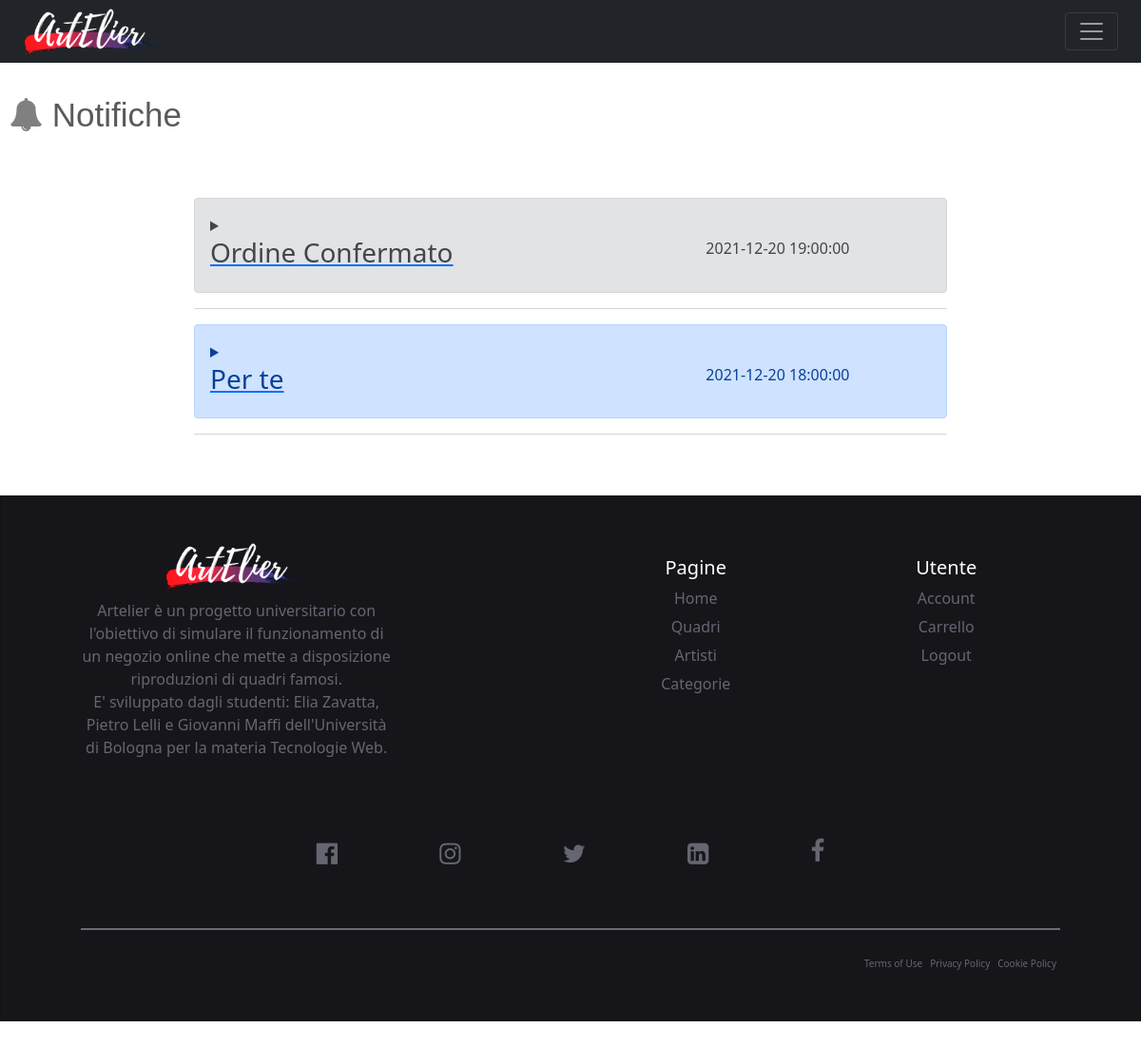
/Progetto/Php/archivio-notifiche.php (signed in), run on the app's committed database.
### tables this page shows
CREATE TABLE Notifica(
    codNotifica int PRIMARY KEY AUTO_INCREMENT,
    titolo varchar(40),
    testo varchar(500),
    link varchar(100),
    dataeora datetime,
    visualizzato boolean,
    email varchar(50),
    FOREIGN KEY (email) REFERENCES Utente(email)
);

### Progetto/Php/archivio-notifiche.php (called while the page is built)
<?php
require_once 'bootstrap.php';
$templateParams["notifica"] = $dbh->getNotifiche($_SESSION["email"]);
$templateParams["notifiche"] = $dbh->countNotifiche($_SESSION['email']);
require 'template/notifiche.php';
?>

### Progetto/Php/database.php (called while the page is built, shortened)
<?php
class DatabaseHelper{
    private $db;
    public function __construct($servername, $username, $password, $dbname, $port){
        $this->db = new mysqli($servername, $username, $password, $dbname, $port);
    }
    public function getNotifiche($email){
        $query ="SELECT * FROM notifica WHERE email=?";
        $stmt = $this->db->prepare($query);
        $stmt->bind_param('s',$email);
        $stmt->execute();
        $result = $stmt->get_result();
        return $result->fetch_all(MYSQLI_ASSOC);
    }
    public function countNotifiche($email){
        $query ="SELECT COUNT(*) AS num FROM notifica WHERE email=? AND visualizzato = 0";
        $stmt = $this->db->prepare($query);
        $stmt->bind_param('s',$email);
        $stmt->execute();
        $result = $stmt->get_result();
        return $result->fetch_all(MYSQLI_ASSOC);
    }
}
?>

### Progetto/Php/bootstrap.php (called while the page is built, shortened)
<?php
require_once("utils/function.php");
require_once("database.php");
$dbh = new DatabaseHelper("localhost", "root", "", "artelier",3306);
?>

### Progetto/Php/utils/function.php (called while the page is built, shortened)
<?php
function isUserLoggedIn(){
    return !empty($_SESSION['email']);
}
?>

### Progetto/Php/template/notifiche.php (the view, shortened to what this page needs)
<!doctype html>
<html lang="it">
  <head>
	<link href="https://cdn.jsdelivr.net/npm/bootstrap@5.1.3/dist/css/bootstrap.min.css" rel="stylesheet">
  <link rel="stylesheet" href="https://cdnjs.cloudflare.com/ajax/libs/font-awesome/4.7.0/css/font-awesome.min.css">
    <link href="../Css/Notifiche.css" rel="stylesheet">
  </head>
  <body>
  <header>
      <div class="container-fluid" style="padding: 0px;">
        <div class="row">
          <div class="col-12">
            <nav class="navbar navbar-dark bg-dark fixed-top">
              <div class="container-fluid">
                <a href="./home2.php"><img src="../Immagini/logobiancocut.png" class="d-block" alt="..." style="margin: 0px; padding: 0px; width: 150px;"></a>
                <button class="navbar-toggler" type="button" data-bs-toggle="offcanvas" data-bs-target="#offcanvasNavbar" aria-controls="offcanvasNavbar">
                  <span class="navbar-toggler-icon"></span>
                </button>
              </div>
            </nav>
          </div>
        </div>
<h1 style="font-size: 35px; font-family: 'Franklin Gothic Medium', 'Arial Narrow', Arial, sans-serif; padding: 10px"><br><i class="fa fa-bell" style="color:gray;"></i>&nbsp;Notifiche</h1><br><br>
<?php foreach(array_reverse($templateParams["notifica"]) as $notifica):
    $visualizzato="alert alert-secondary";
    if($notifica["visualizzato"]==0):
        $visualizzato="alert alert-primary";
    endif; ?>
<div class="row justify-content-center">
  <div class="col-8">
  <a href="./leggi-notifica.php?codiceNotifica=<?php echo $notifica["codNotifica"]?>">
    <div class="<?php echo $visualizzato?>" role="alert">
      <details>
        <summary>
          <div class="row">
            <div class="col-12 col-md-8">
              <h3><?php echo $notifica["titolo"] ?></h2>
            </div>
            <div class="col-6 col-md-4">
              <label for="fname"><?php echo $notifica["dataeora"] ?> </label>
            </div>
          </div>
        </summary>
      </details>
    </div>
    </a>
    <hr class="rounded">
  </div>
</div>
</div>
<?php endforeach; ?>
<div id="chisiamo" class="container-fluid mt-5" style="padding: 0px; text-align: center;">
    <div class="card" style="width: 100%;">
        <div class="row mb-4 ">
            <div class="col-md-4 ">
                <div class="footer-text">
                        <a href="./home2.php"> <img src="../Immagini/logobiancocut.png" alt="" style="max-height: 50px; margin-bottom: 10px;"></a>
                    <p class="card-text">Artelier è un progetto universitario con l'obiettivo di simulare il funzionamento di un negozio online che mette a disposizione riproduzioni di quadri famosi.<br>
                      E' sviluppato dagli studenti: Elia Zavatta, Pietro Lelli e Giovanni Maffi dell'Università di Bologna per la materia Tecnologie Web.</p>
                </div>
            </div>
            <div class="col-md-2"></div>
            <div class="col-md-3">
                <h5 class="heading" style="margin-top: 15px;">Pagine</h5>
                <ul>
                  <a href="./home2.php"><li>Home</li></a>
                  <a href="./archivio-quadri.php"><li>Quadri</li></a>
                  <a href="./archivio-artisti.php"><li>Artisti</li></a>
                  <a href="./archivio-Categorie.php"><li>Categorie</li></a>
                </ul>
            </div>
            <div class="col-md-3">
                <h5 class="heading" style="margin-top: 15px;">Utente</h5>
                <ul class="card-text">
                <?php if(isUserLoggedIn()): ?>
                    <a href="./utente2.php"><li>Account</li></a>
                    <a href="./archivio-carrello.php"><li>Carrello</li></a>
                    <a href="./logout.php"><li>Logout</li></a>
                    <?php else: ?>
                      <a href="./login.php"><li>Login</li></a>
                      <a href="./registrazione.php"><li>Registrazione</li></a>
                    <?php endif; ?>
                </ul>
            </div>
        </div>
        <div class="row">
          <div class="col-12">
            <div class="social mt-2 mb-3"> <i class="fa fa-facebook-official fa-lg"></i> <i class="fa fa-instagram fa-lg"></i> <i class="fa fa-twitter fa-lg"></i> <i class="fa fa-linkedin-square fa-lg"></i> <i class="fa fa-facebook"></i> </div>
          </div>
        </div>
        <div class="divider mb-4"> </div>
        <div class="row" style="font-size:10px;">
          <div class="col-md-6 col-sm-6 col-xs-6"></div>
          <div class="col-md-6 col-sm-6 col-xs-6">
            <div class="pull-right mr-4 d-flex policy">
              <div>Terms of Use</div>
              <div>Privacy Policy</div>
              <div>Cookie Policy</div>
            </div>
          </div>
        </div>
      </div>
    </div>
  </body>
</html>

### Progetto/Css/Notifiche.css (style rules this page uses)
body { padding-top: 3rem; padding-bottom: 3rem; color: #5a5a5a; }
.card { padding: 4% 7%; color: #646771; background-color: #16151a; border-radius: 0px }
ul { list-style-type: none; margin: 0; padding: 0 }
.card li { margin: 6px; }
hr { border-width: 3px }
.social>i { padding: 5%; font-size: 26px }
.policy>div { padding: 4px }
.divider { border-top: 2px solid rgba(189, 196, 203, 0.5); }
.footer-text > h1, h5 { color: #fff; }
.card a { text-decoration: none; color: #646771; }

### data on the page
notifica: titolo "Ordine Confermato", dataeora "2021-12-20 19:00:00"
notifica: titolo "Per te", dataeora "2021-12-20 18:00:00"
